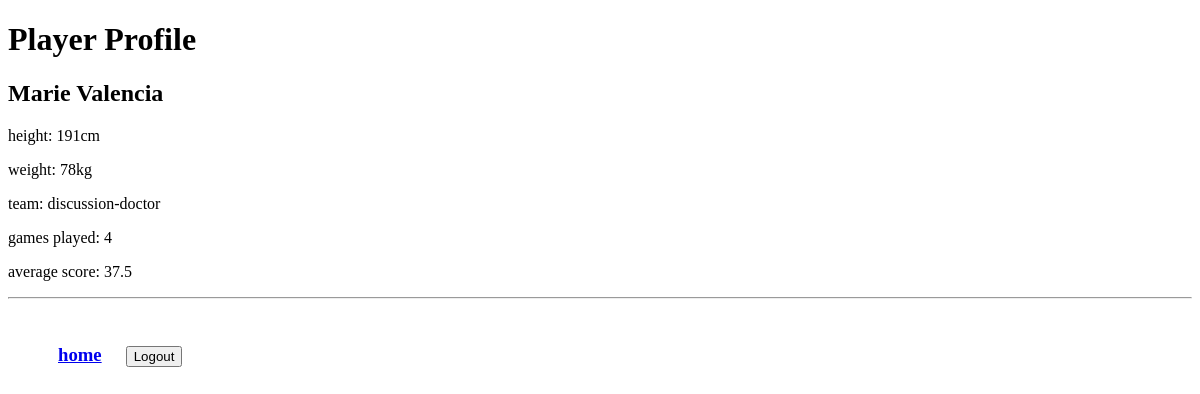
Screenshot of /players/168/ (signed in) with the database file from the repository.
### players/models.py (models this page shows)
class Player(models.Model):
    first_name = models.CharField(
        verbose_name='First Name',
        max_length=100,
    )
    last_name = models.CharField(
        verbose_name='Last Name',
        max_length=100,
    )
    team = models.ForeignKey(
        'teams.Team', related_name='player',
        verbose_name='Team',
        on_delete=models.DO_NOTHING,
        null=True, blank=True
    )
    date_of_birth = models.DateField(
        verbose_name='Date of Birth',
    )
    height = models.PositiveSmallIntegerField(
        verbose_name='Height [cm]',
    )
    weight = models.PositiveSmallIntegerField(
        verbose_name='Weight [kg]',
    )
    user = models.OneToOneField(User, on_delete=models.CASCADE, null=True, blank=True)
    def __str__(self):
        return self.first_name + " " + self.last_name

### teams/models.py (models this page shows)
class Team(models.Model):
    name = models.CharField(
        verbose_name='Team Name',
        max_length=100,
    )
    short_code = models.CharField(
        verbose_name='Team Code',
        max_length=10,
        null=True,
    )
    coach = models.OneToOneField(
        'coachesv2.Coach', related_name='team',
        verbose_name='Coach',
        on_delete=models.CASCADE,
        null=True, blank=True
    )
    def __str__(self):
        return self.name

### players/views.py (the view)
# urls.py: re_path(r'^(?P<player_id>[\w-]+)/$', views.player_view, name="player"),
@login_required
def player_view(request, player_id):
    user = User.objects.get(id=request.user.id)
    if user.user_type != User.Player:
        player = get_object_or_404(Player, id=player_id)
        average = calculate_avg(player)
        games = PlayerScore.objects.filter(player=player).count()
        return render(request, 'players/player.html', {'player': player, 'average': average, 'game_count': games})
    else:
        return HttpResponseForbidden()

### players/views.py (called while the page is built)
def calculate_avg(player):
    games_played = PlayerScore.objects.filter(player=player)
    return games_played.aggregate(Avg('score', default=0))['score__avg']

### players/templates/players/player.html
{% extends 'base.html' %}
{% block content%}
    <div>
        <h1>Player Profile</h1>
        <h2>{{ player }}</h2>
        <div>
            <p>height: {{ player.height }}cm</p>
            <p>weight: {{ player.weight }}kg</p>
            <p>team: {{ player.team }}</p>
            <p>games played: {{ game_count }}</p>
            <p>average score: {{ average }}</p>
        </div>
    </div>
{% endblock %}

### rows the page displays
Player: first_name+last_name "Marie Valencia", height "191", weight "78", team "discussion-doctor"

### other values shown
{{ game_count }} "4"
{{ average }} "37.5"
